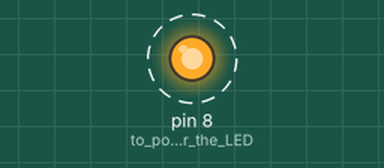
Simulated run of this sketch. Board: Arduino Uno, built with avr-gcc and run on an emulated ATmega328P. On the bench: output pins drawn as LEDs (lit = HIGH). Dashed ring = blinking. What the sketch prints to the serial monitor is not drawn.

Above: at 0.5 s.
Timing chart, 0 to 4.6 s (numbered marks = the images above):
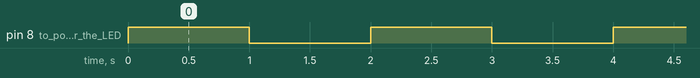

The sketch:

UnoIOTest01.ino
```cpp
int sensorValue;

void setup() {

  pinMode(8, OUTPUT);   // to power the LED
  Serial.begin(9600);   // serial monitor

}

void loop() {

  digitalWrite(8, HIGH);          // turn LED on
  delay(1000);                    // wait for 1 second
  digitalWrite(8, LOW);           // turn LED off
  //sensorValue = analogRead(A0);   // get the level from the pot
  Serial.println("TEST: LED Blink");    // print the level value
  delay(1000);                    // wait for 1 second

}
```

Measured:
- by itself, pin 8 (to_power_the_LED): alternates HIGH for 1.0 s and LOW for 1.0 s
